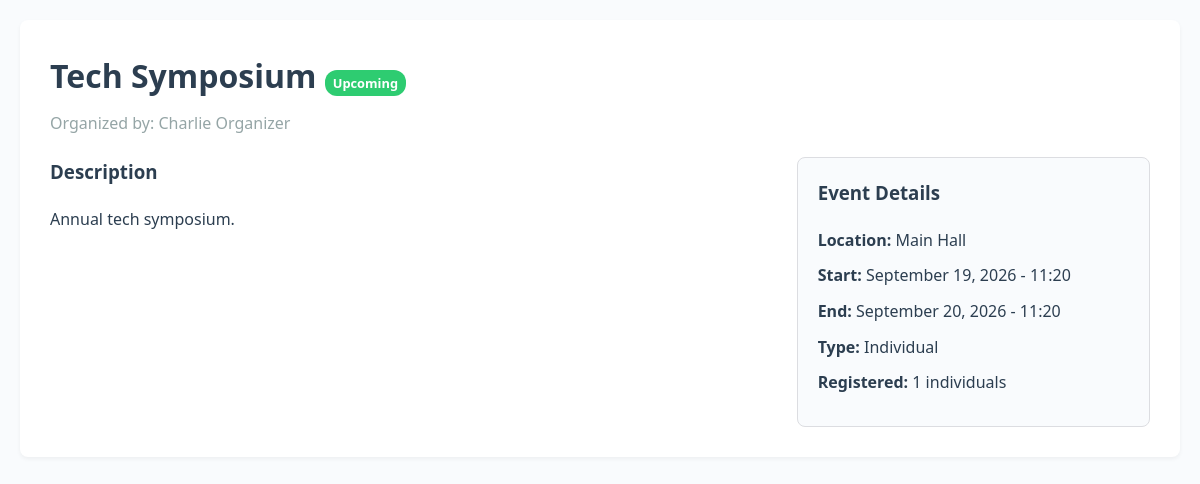
/event_view.php?id=1, run on the app's committed database.
### tables this page shows
CREATE TABLE IF NOT EXISTS events (
    id INT AUTO_INCREMENT PRIMARY KEY,
    title VARCHAR(200) NOT NULL,
    description TEXT NOT NULL,
    location VARCHAR(200) NOT NULL,
    start_time DATETIME NOT NULL,
    end_time DATETIME NOT NULL,
    organizer_id INT NOT NULL,
    registration_type ENUM('individual','team') NOT NULL DEFAULT 'individual',
    team_min_size INT DEFAULT 1,
    team_max_size INT DEFAULT 1,
    created_at TIMESTAMP DEFAULT CURRENT_TIMESTAMP,
    updated_at TIMESTAMP DEFAULT CURRENT_TIMESTAMP ON UPDATE CURRENT_TIMESTAMP,
    FOREIGN KEY (organizer_id) REFERENCES users(id) ON DELETE CASCADE
);

CREATE TABLE IF NOT EXISTS users (
    id INT AUTO_INCREMENT PRIMARY KEY,
    name VARCHAR(100) NOT NULL,
    user_id VARCHAR(30) NOT NULL UNIQUE,  
    email VARCHAR(100) UNIQUE,
    password_hash VARCHAR(255) NOT NULL,
    role ENUM('student','organizer','teacher') NOT NULL,
    department VARCHAR(100) NOT NULL,
    year VARCHAR(20) NULL,
    created_at TIMESTAMP DEFAULT CURRENT_TIMESTAMP
);

### app/db.php (called while the page is built, shortened)
<?php
function db()
{
    static $pdo = null;
    if ($pdo === null) {
        $host = DB_HOST;
        $port = DB_PORT;
        $database = DB_NAME;
        $username = DB_USER;
        $password = DB_PASS;
        $dsn = "mysql:host=$host;port=$port;dbname=$database;charset=utf8mb4";
        try {
            $pdo = new PDO($dsn, $username, $password, [
                PDO::ATTR_ERRMODE => PDO::ERRMODE_EXCEPTION,
                PDO::ATTR_DEFAULT_FETCH_MODE => PDO::FETCH_ASSOC,
                PDO::ATTR_EMULATE_PREPARES => false,
            ]);
        } catch (PDOException $e) {
            error_log("Database connection failed: " . $e->getMessage());
            die("Database connection failed. Please try again later.");
        }
    }
    return $pdo;
}

### app/EventModel.php (called while the page is built, shortened)
<?php
require_once __DIR__ . '/db.php';
class EventModel {
    public static function find($id) {
        $stmt = db()->prepare("
            SELECT e.*, u.name AS organizer_name
            FROM events e
            LEFT JOIN users u ON u.id = e.organizer_id
            WHERE e.id = ?
        ");
        $stmt->execute([$id]);
        return $stmt->fetch();
    }
}

### app/Registration.php (called while the page is built, shortened)
<?php
require_once __DIR__ . '/db.php';
class Registration {
    public static function countByEvent($event_id) {
        $stmt = db()->prepare("SELECT COUNT(*) FROM registrations WHERE event_id = ? AND removed_at IS NULL");
        $stmt->execute([$event_id]);
        return (int) $stmt->fetchColumn();
    }
}

### public/event_view.php (the view, shortened to what this page needs)
<?php
require_once __DIR__ . '/../app/auth.php';
require_once __DIR__ . '/../app/EventModel.php';
require_once __DIR__ . '/../app/Registration.php';
$event_id = isset($_GET['id']) ? (int)$_GET['id'] : 0;
$event = EventModel::find($event_id);
$isPast = strtotime($event['end_time']) < time();
$isStarted = strtotime($event['start_time']) < time();
$statusBadge = $isPast ? '<span class="badge badge-gray">Completed</span>' :
               ($isStarted ? '<span class="badge badge-primary">Ongoing</span>' : '<span class="badge badge-success">Upcoming</span>');
$registeredCount = Registration::countByEvent($event_id);
?>
<!doctype html>
<html lang="en">
<head>
  <link rel="stylesheet" href="<?= BASE_URL ?>../assets/css/style.css">
</head>
<body>
<div class="container">
    <div style="background: #fff; padding: 30px; border-radius: 8px; box-shadow: 0 2px 4px rgba(0,0,0,0.05);">
        <div style="display: flex; justify-content: space-between; align-items: flex-start; margin-bottom: 20px;">
            <div>
                <h1 style="margin-bottom: 10px;"><?= htmlspecialchars($event['title']) ?> <?= $statusBadge ?></h1>
                <p style="color: var(--gray);">Organized by: <?= htmlspecialchars($event['organizer_name']) ?></p>
            </div>
        </div>
        <div style="display: grid; grid-template-columns: 2fr 1fr; gap: 40px;">
            <div>
                <h3>Description</h3>
                <p style="white-space: pre-wrap;"><?= htmlspecialchars($event['description']) ?></p>
            </div>
            <div style="background: var(--bg); padding: 20px; border-radius: 8px; border: 1px solid var(--border);">
                <h3>Event Details</h3>
                <ul style="list-style: none; padding: 0;">
                    <li style="margin-bottom: 10px;"><strong>Location:</strong> <?= htmlspecialchars($event['location']) ?></li>
                    <li style="margin-bottom: 10px;"><strong>Start:</strong> <?= date('F j, Y - H:i', strtotime($event['start_time'])) ?></li>
                    <li style="margin-bottom: 10px;"><strong>End:</strong> <?= date('F j, Y - H:i', strtotime($event['end_time'])) ?></li>
                    <li style="margin-bottom: 10px;"><strong>Type:</strong> <?= ucfirst($event['registration_type']) ?></li>
                    <?php if ($event['registration_type'] === 'team'): ?>
                        <li style="margin-bottom: 10px;"><strong>Team Size:</strong> <?= $event['team_min_size'] ?> - <?= $event['team_max_size'] ?> members</li>
                        <li style="margin-bottom: 10px;"><strong>Teams Registered:</strong> <?= $teamCount ?></li>
                    <?php else: ?>
                        <li style="margin-bottom: 10px;"><strong>Registered:</strong> <?= $registeredCount ?> individuals</li>
                    <?php endif; ?>
                </ul>
            </div>
        </div>
    </div>
</div>
</body>
</html>

### assets/css/style.css (style rules this page uses)
:root { --primary: #3498db; --primary-dark: #2980b9; --secondary: #e74c3c; --secondary-dark: #c0392b; --success: #2ecc71; --warning: #f1c40f; --dark: #2c3e50; --light: #ecf0f1; --gray: #95a5a6; --bg: #f9fbfd; --border: #dcdde1; }
* { box-sizing: border-box; margin: 0; padding: 0; }
body { font-family: 'Segoe UI', Tahoma, Geneva, Verdana, sans-serif; background-color: var(--bg); color: var(--dark); line-height: 1.6; }
.container { max-width: 1200px; margin: 0 auto; padding: 20px; }
h1, h2, h3 { margin-bottom: 20px; }
.badge { padding: 4px 8px; border-radius: 12px; font-size: 0.8rem; color: #fff; font-weight: bold; }
.badge-success { background-color: var(--success); }

### data on the page
events: title "Tech Symposium", organizer.name "Charlie Organizer", description "Annual tech symposium.", location "Main Hall", start_time "September 19, 2026 - 11:20", end_time "September 20, 2026 - 11:20", registration_type "Individual"

### other printed values
$registeredCount "1"
